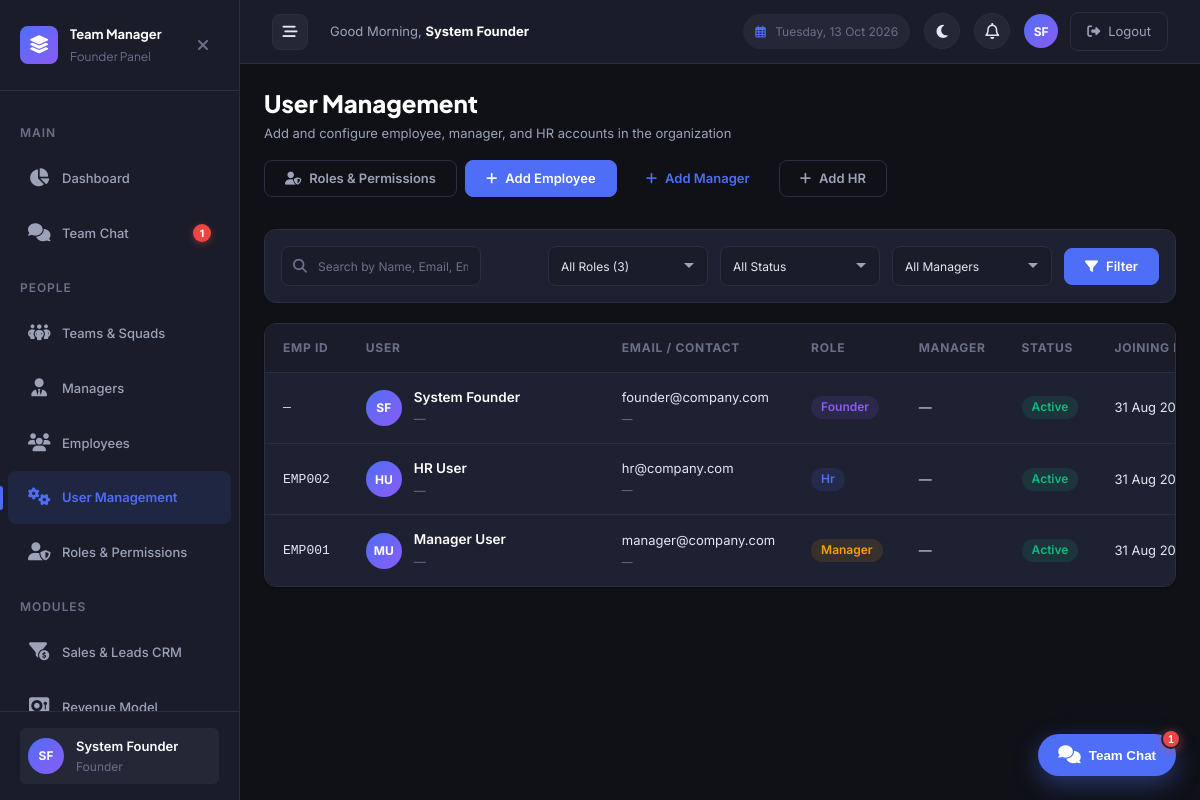
Screenshot of /founder/user-management.php (signed in) with the database file from the repository.
### tables this page shows
CREATE TABLE `users` (
  `id` int NOT NULL AUTO_INCREMENT,
  `employee_id` varchar(50) DEFAULT NULL,
  `name` varchar(100) NOT NULL,
  `email` varchar(150) NOT NULL,
  `contact_no` varchar(20) DEFAULT NULL,
  `designation` varchar(100) DEFAULT NULL,
  `joining_date` date DEFAULT NULL,
  `base_salary` decimal(10,2) NOT NULL DEFAULT '30000.00',
  `password` varchar(255) NOT NULL,
  `pin` varchar(255) DEFAULT NULL,
  `role` varchar(50) NOT NULL DEFAULT 'employee',
  `manager_id` int DEFAULT NULL,
  `status` enum('active','inactive') NOT NULL DEFAULT 'active',
  `created_at` timestamp NULL DEFAULT CURRENT_TIMESTAMP,
  `updated_at` timestamp NULL DEFAULT CURRENT_TIMESTAMP ON UPDATE CURRENT_TIMESTAMP,
  `last_activity` timestamp NULL DEFAULT NULL,
  `presence_status` enum('automatic','dnd','away','offline') NOT NULL DEFAULT 'automatic',
  `custom_status_text` varchar(255) DEFAULT NULL,
  `custom_status_emoji` varchar(50) DEFAULT NULL,
  `last_active_at` timestamp NULL DEFAULT CURRENT_TIMESTAMP ON UPDATE CURRENT_TIMESTAMP,
  PRIMARY KEY (`id`),
  UNIQUE KEY `uk_email` (`email`),
  UNIQUE KEY `uk_employee_id` (`employee_id`),
  KEY `idx_role` (`role`),
  KEY `idx_manager_id` (`manager_id`),
  KEY `idx_status` (`status`),
  CONSTRAINT `fk_users_manager` FOREIGN KEY (`manager_id`) REFERENCES `users` (`id`) ON DELETE SET NULL ON UPDATE CASCADE
);

### founder/user-management.php (the view, shortened to what the rows shown need)
<?php
require_once __DIR__ . '/../includes/functions.php';
require_once __DIR__ . '/../includes/auth.php';
requireRole([ROLE_FOUNDER]);
$db = getDB();
$action = get('action', 'list');
$editUser = null;
$allRoles = getAllRoles();
$managers = $db->query("SELECT id, name FROM users WHERE role = 'manager' AND status = 'active' ORDER BY name ASC")->fetchAll();
$preRole = get('role', 'employee');
$where = [];
$params = [];
$whereClause = !empty($where) ? "WHERE " . implode(' AND ', $where) : "";
$stmt = $db->prepare("
    SELECT u.*, m.name AS manager_name
    FROM users u
    LEFT JOIN users m ON u.manager_id = m.id
    {$whereClause}
    ORDER BY u.role ASC, u.name ASC
");
$stmt->execute($params);
$users = $stmt->fetchAll();
include __DIR__ . '/../includes/header.php';
?>
<div class="page-header">
    <div>
        <h1 class="page-title">User Management</h1>
    </div>
</div>
<?php if ($action === 'add'): ?>
    <div class="card fade-in" style="max-width: 600px; margin: 0 auto;">
        <div class="card-header">
            <h3 class="card-title">Add New <?php echo ucfirst(e($preRole)); ?></h3>
        </div>
        <form method="POST" action="" data-validate>
            <?php echo csrfField(); ?>
            <input type="hidden" name="form_action" value="add_user">
            <div class="form-group">
                <label class="form-label">Employee ID No *</label>
                <input type="text" name="employee_id" class="form-input" placeholder="e.g. EMP-021" required value="<?php echo e(post('employee_id')); ?>">
            </div>
            <div class="form-row">
                <div class="form-group">
                    <label class="form-label">Full Name *</label>
                    <input type="text" name="name" class="form-input" placeholder="John Doe" required value="<?php echo e(post('name')); ?>">
                </div>
                <div class="form-group">
                    <label class="form-label">Email Address *</label>
                    <input type="email" name="email" class="form-input" placeholder="john@company.com" required value="<?php echo e(post('email')); ?>">
                </div>
            </div>
            <div class="form-row">
                <div class="form-group">
                    <label class="form-label">Contact Number</label>
                    <input type="text" name="contact_no" class="form-input" placeholder="e.g. 9876543210" value="<?php echo e(post('contact_no')); ?>">
                </div>
                <div class="form-group">
                    <label class="form-label">Employee Designation</label>
                    <input type="text" name="designation" class="form-input" placeholder="e.g. Software Engineer" value="<?php echo e(post('designation')); ?>">
                </div>
            </div>
            <div class="form-row">
                <div class="form-group">
                    <label class="form-label">Joining Date *</label>
                    <input type="date" name="joining_date" class="form-input" required value="<?php echo e(post('joining_date', date('Y-m-d'))); ?>">
                </div>
                <div class="form-group">
                    <label class="form-label">Role *</label>
                    <select name="role" class="form-select" required id="role-select">
                        <?php foreach ($allRoles as $r): ?>
                            <?php if ($r['slug'] === 'founder') continue; ?>
                            <option value="<?php echo e($r['slug']); ?>" data-base="<?php echo e($r['base_role']); ?>" <?php echo $preRole === $r['slug'] ? 'selected' : ''; ?>>
                                <?php echo e($r['name']); ?> (<?php echo ucfirst(e($r['base_role'])); ?> Workspace)
                            </option>
                        <?php endforeach; ?>
                    </select>
                </div>
            </div>
            <div class="form-row">
                <div class="form-group">
                    <label class="form-label">Password *</label>
                    <input type="password" name="password" class="form-input" placeholder="Min 6 characters" required minlength="6">
                </div>
                <div class="form-group">
                    <label class="form-label">4-Digit Security PIN (Optional)</label>
                    <input type="text" name="pin" class="form-input" placeholder="Default is 1234" maxlength="4" pattern="\d{4}">
                </div>
            </div>
            <div class="form-group" id="manager-group" style="<?php
                $currBase = getRoleBaseType($preRole);
                echo in_array($currBase, ['manager', 'hr', 'founder']) ? 'display:none;' : '';
            ?>">
                <label class="form-label">Assign to Manager</label>
                <select name="manager_id" class="form-select">
                    <option value="">— No Manager —</option>
                    <?php foreach ($managers as $mgr): ?>
                        <option value="<?php echo $mgr['id']; ?>"><?php echo e($mgr['name']); ?></option>
                    <?php endforeach; ?>
                </select>
            </div>
            <div class="form-actions" style="margin-top: var(--space-4);">
                <a href="<?php echo BASE_URL; ?>/founder/user-management.php" class="btn btn-outline" style="width: 48%; text-align: center;">Cancel</a>
                <button type="submit" class="btn btn-primary" style="width: 48%;">Add User</button>
            </div>
        </form>
    </div>
    <script>
    document.getElementById('role-select')?.addEventListener('change', function() {
        const opt = this.options[this.selectedIndex];
        const baseRole = opt ? (opt.getAttribute('data-base') || this.value) : this.value;
        document.getElementById('manager-group').style.display = (baseRole === 'manager' || baseRole === 'hr' || baseRole === 'founder') ? 'none' : '';
    });
    </script>
<?php else: ?>
    <div class="table-container fade-in">
        <?php if (empty($users)): ?>
            <div class="empty-state" style="padding: 40px 20px;">
                <div class="empty-state-icon"><i class="fa-solid fa-users" style="font-size: 36px;"></i></div>
                <div class="empty-state-title" style="margin-top: 10px; font-size: 16px;">No users found</div>
                <div class="empty-state-text" style="color: var(--color-text-muted); font-size: 13px;">
                    No accounts match your current filter criteria. Try resetting the filters.
                </div>
            </div>
        <?php else: ?>
            <table class="data-table">
                <thead>
                    <tr>
                        <th>Emp ID</th>
                        <th>User</th>
                        <th>Email / Contact</th>
                        <th>Role</th>
                        <th>Manager</th>
                        <th>Status</th>
                        <th>Joining Date</th>
                    </tr>
                </thead>
                <tbody>
                    <?php foreach ($users as $user): ?>
                        <tr>
                            <td><code><?php echo e($user['employee_id'] ?: '—'); ?></code></td>
                            <td>
                                <div class="table-user">
                                    <div class="table-user-avatar"><?php echo e(getInitials($user['name'])); ?></div>
                                    <div>
                                        <div class="table-user-name"><?php echo e($user['name']); ?></div>
                                        <small class="text-muted" style="font-size: var(--text-xs);"><?php echo e($user['designation'] ?: '—'); ?></small>
                                    </div>
                                </div>
                            </td>
                            <td>
                                <?php echo e($user['email']); ?><br>
                                <small class="text-muted"><?php echo e($user['contact_no'] ?: '—'); ?></small>
                            </td>
                            <td><span class="badge <?php echo roleBadge($user['role']); ?>"><?php echo ucfirst(e($user['role'])); ?></span></td>
                            <td><?php echo e($user['manager_name'] ?? '—'); ?></td>
                            <td><span class="badge <?php echo userStatusBadge($user['status']); ?>"><?php echo ucfirst(e($user['status'])); ?></span></td>
                            <td><?php echo !empty($user['joining_date']) ? formatDate($user['joining_date']) : formatDate($user['created_at']); ?></td>
                        </tr>
                    <?php endforeach; ?>
                </tbody>
            </table>
        <?php endif; ?>
    </div>
<?php endif; ?>
<?php include __DIR__ . '/../includes/footer.php'; ?>

### includes/header.php (shortened to what the rows shown need)
<?php
$greeting = (date('H') < 12) ? 'Good Morning' : ((date('H') < 17) ? 'Good Afternoon' : 'Good Evening');
?>
<!DOCTYPE html>
<html lang="en" data-theme="dark">
<head>
    <link rel="stylesheet" href="https://cdnjs.cloudflare.com/ajax/libs/font-awesome/6.5.1/css/all.min.css" />
    <link rel="stylesheet" href="<?php echo BASE_URL; ?>/assets/css/style.css?v=<?php echo @filemtime(__DIR__ . '/../assets/css/style.css') ?: time(); ?>">
</head>
<body>
    <div class="app-layout">
        <?php include __DIR__ . '/sidebar.php'; ?>
        <div class="main-wrapper">
            <header class="top-header">
                <div class="header-left">
                    <div class="header-greeting">
                        <?php echo $greeting; ?>, <strong><?php echo e($currentUser['name'] ?? 'User'); ?></strong>
                    </div>
                </div>
                <div class="header-right" style="display: flex; align-items: center; gap: 14px;">
                    <div class="header-user-section">
                        <a href="<?php echo BASE_URL; ?>/profile.php" class="header-avatar" title="View Profile" style="text-decoration: none; color: #fff; display: flex; align-items: center; justify-content: center; font-weight: bold; background-color: var(--color-primary);"><?php echo e($userInitials); ?></a>
                        <a href="<?php echo BASE_URL; ?>/auth/logout.php" class="btn-logout" title="Logout">
                            <i class="fa-solid fa-right-from-bracket"></i> <span class="btn-logout-text">Logout</span>
                        </a>
                    </div>
                </div>
            </header>
            <main class="main-content fade-in">

### includes/sidebar.php (shortened to what the rows shown need)
<?php
$currentUser = getCurrentUser();
$userRole = $currentUser['role'] ?? '';
$baseRole = function_exists('getRoleBaseType') ? getRoleBaseType($userRole) : $userRole;
$userInitials = getInitials($currentUser['name'] ?? 'U');
$sidebarChatUnread = isLoggedIn() ? countUnreadChatMessages((int)($currentUser['id'] ?? 0)) : 0;
$currentPage = basename($_SERVER['PHP_SELF'], '.php');
$currentDir = basename(dirname($_SERVER['PHP_SELF']));
function isActive(string $dir, string $page): string {
    global $currentDir, $currentPage;
    return ($currentDir === $dir && $currentPage === $page) ? ' active' : '';
}
?>
<aside class="sidebar" id="sidebar">
    <div class="sidebar-brand">
        <div class="sidebar-brand-text">
            Team Manager
            <span><?php echo ucwords(str_replace('_', ' ', e($userRole))); ?> Panel</span>
        </div>
    </div>
    <nav class="sidebar-nav">
        <?php if ($baseRole === ROLE_FOUNDER): ?>
            <a href="<?php echo BASE_URL; ?>/chat/index.php" class="sidebar-nav-item<?php echo isActive('chat', 'index'); ?>">
                <span class="nav-icon"><i class="fa-solid fa-comments"></i></span> Team Chat
                <span class="sidebar-chat-badge" style="display: <?php echo $sidebarChatUnread > 0 ? 'inline-flex' : 'none'; ?>;"><?php echo $sidebarChatUnread > 99 ? '99+' : $sidebarChatUnread; ?></span>
            </a>
        <?php endif; ?>
    </nav>
    <div class="sidebar-footer">
        <a href="<?php echo BASE_URL; ?>/profile.php" class="sidebar-user" style="text-decoration: none; display: flex; align-items: center; width: 100%; border-radius: var(--radius-sm); transition: background-color var(--transition-base); padding: var(--space-2);" onmouseover="this.style.backgroundColor='var(--color-bg-tertiary)'" onmouseout="this.style.backgroundColor='transparent'">
            <div class="sidebar-user-avatar"><?php echo e($userInitials); ?></div>
            <div class="sidebar-user-info">
                <div class="sidebar-user-name"><?php echo e($currentUser['name'] ?? 'User'); ?></div>
                <div class="sidebar-user-role"><?php echo ucwords(str_replace('_', ' ', e($userRole))); ?></div>
            </div>
        </a>
    </div>
</aside>

### rows the page displays
users: role "Founder", id "1", name "SF", name "System Founder", employee "—", designation "—", email "founder@company.com", contact_no "—", manager_name "—", status "Active", created_at "31 Aug…"
users: employee "EMP002", name "HU", name "HR User", designation "—", email "hr@company.com", contact_no "—", role "Hr", manager_name "—", status "Active", created_at "31 Aug…"
users: employee "EMP001", name "MU", name "Manager User", designation "—", email "manager@company.com", contact_no "—", role "Manager", manager_name "—", status "Active", created_at "31 Aug…"

### other values shown
$footerChatUnread "1"
